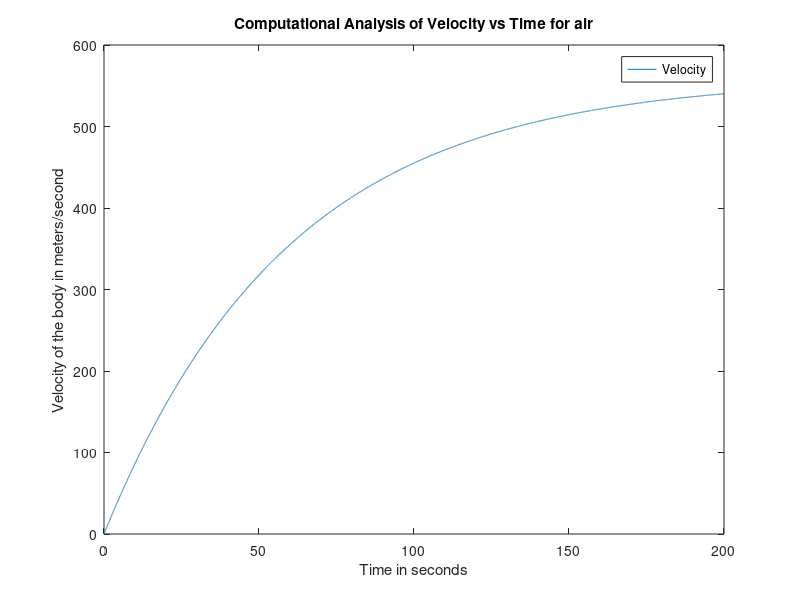

This chart was generated by the following MATLAB code:
clc;
clear all;
height = 1000;
dt = 0.01;
g = 9.8;
rho_water = 1000;

max_t = 200;

N = (max_t/dt)+1;
r = .01;
coeff_viscosity_water = 8.9*10e-4;
t(1) = 0;
v(1) = 0;
x(1) = height;
volume_ball = 4/3 * pi * r.^3;
mass_ball = .1;
idx = -1;
for i = 1:N-1
    v(i+1) = v(i) + dt*(g*(1-(rho_water*volume_ball/mass_ball))-(6*pi*coeff_viscosity_water*r*v(i)/mass_ball));
    x(i+1) = x(i) - v(i)*dt;
    t(i+1) = t(i)+dt;
end

figure(1);
plot(t, v);
title('Computational Analysis of Velocity vs Time for air');
xlabel('Time in seconds');
ylabel('Velocity of the body in meters/second');
legend('Velocity');


